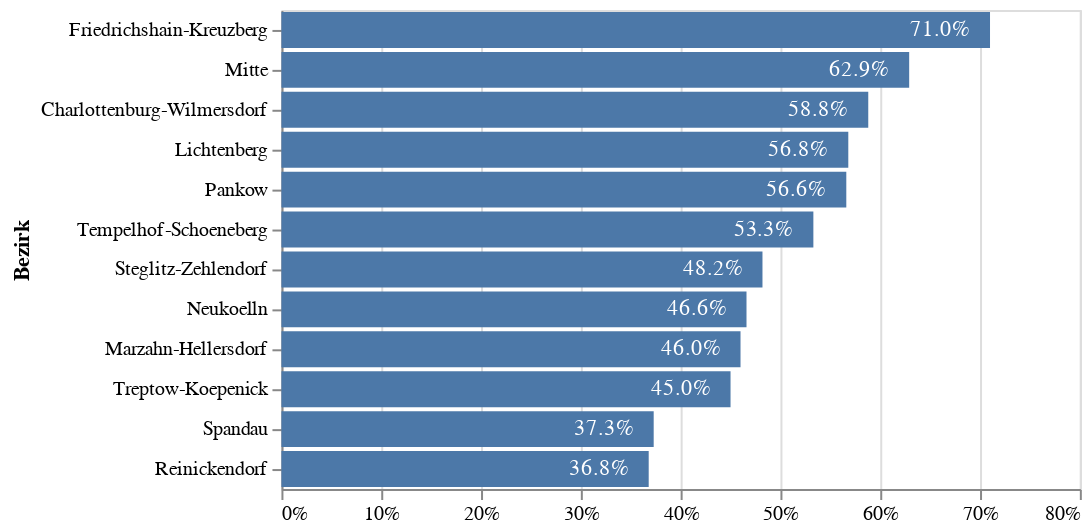

This figure's notebook cell:
### Code cell
source= df_all[df_all['Üblicherweise genutzter Abstellort']=='Öffentlicher Straßenraum']

order=list(source.sort_values('Gesamt', ascending=False)['Bezirk'])

bar=alt.Chart(source,title='').mark_bar().encode(
    #x='Gesamt:Q',
    x=alt.X('Gesamt:Q',axis=alt.Axis(format='%', title='')),
   # y="Bezirk:O",
    y=alt.Y('Bezirk:O', scale=alt.Scale(domain=order)),
    #color='Verkehrmittel:N',
    #facet=alt.Facet('Bezirk:N', columns=6),
)

text = alt.Chart(source).mark_text(dx=-25, dy=0, color='white').encode(
    x=alt.X('Gesamt:Q', stack='zero'),
    y=alt.Y('Bezirk:N'),
    #detail='Motorisierungsgruppe:N',
    #order='Motorisierungsgruppe',
    text=alt.Text('Gesamt:Q', format='.1%')
)
bar+text

### Figure 1 — Vega-Lite specification as saved in the notebook (floating-point values rounded to 4 significant figures)
{"config": {"view": {"continuousWidth": 400, "continuousHeight": 300}}, "layer": [{"mark": "bar", "encoding": {"x": {"type": "quantitative", "axis": {"format": "%", "title": ""}, "field": "Gesamt"}, "y": {"type": "ordinal", "field": "Bezirk", "scale": {"domain": ["Friedrichshain-Kreuzberg", "Mitte", "Charlottenburg-Wilmersdorf", "Lichtenberg", "Pankow", "Tempelhof-Schoeneberg", "Steglitz-Zehlendorf", "Neukoelln", "Marzahn-Hellersdorf", "Treptow-Koepenick", "Spandau", "Reinickendorf"]}}}, "title": ""}, {"mark": {"type": "text", "color": "white", "dx": -25, "dy": 0}, "encoding": {"text": {"type": "quantitative", "field": "Gesamt", "format": ".1%"}, "x": {"type": "quantitative", "field": "Gesamt", "stack": "zero"}, "y": {"type": "nominal", "field": "Bezirk"}}}], "data": {"name": "data-33d36a28de763439ef7e87df448bf4df"}, "$schema": "https://vega.github.io/schema/vega-lite/v4.8.1.json", "datasets": {"data-33d36a28de763439ef7e87df448bf4df": [{"Üblicherweise genutzter Abstellort": "Öffentlicher Straßenraum", "Gesamt": 0.588, "Bezirk": "Charlottenburg-Wilmersdorf"}, {"Üblicherweise genutzter Abstellort": "Öffentlicher Straßenraum", "Gesamt": 0.71, "Bezirk": "Friedrichshain-Kreuzberg"}, {"Üblicherweise genutzter Abstellort": "Öffentlicher Straßenraum", "Gesamt": 0.568, "Bezirk": "Lichtenberg"}, {"Üblicherweise genutzter Abstellort": "Öffentlicher Straßenraum", "Gesamt": 0.46, "Bezirk": "Marzahn-Hellersdorf"}, {"Üblicherweise genutzter Abstellort": "Öffentlicher Straßenraum", "Gesamt": 0.629, "Bezirk": "Mitte"}, {"Üblicherweise genutzter Abstellort": "Öffentlicher Straßenraum", "Gesamt": 0.466, "Bezirk": "Neukoelln"}, {"Üblicherweise genutzter Abstellort": "Öffentlicher Straßenraum", "Gesamt": 0.566, "Bezirk": "Pankow"}, {"Üblicherweise genutzter Abstellort": "Öffentlicher Straßenraum", "Gesamt": 0.368, "Bezirk": "Reinickendorf"}, {"Üblicherweise genutzter Abstellort": "Öffentlicher Straßenraum", "Gesamt": 0.373, "Bezirk": "Spandau"}, {"Üblicherweise genutzter Abstellort": "Öffentlicher Straßenraum", "Gesamt": 0.482, "Bezirk": "Steglitz-Zehlendorf"}, {"Üblicherweise genutzter Abstellort": "Öffentlicher Straßenraum", "Gesamt": 0.533, "Bezirk": "Tempelhof-Schoeneberg"}, {"Üblicherweise genutzter Abstellort": "Öffentlicher Straßenraum", "Gesamt": 0.45, "Bezirk": "Treptow-Koepenick"}]}}
